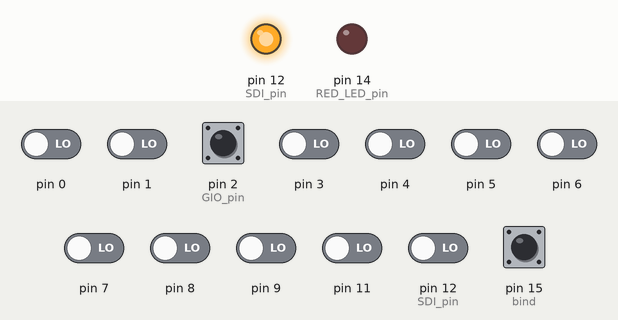
The sketch below on a simulated Arduino Uno, built for the host (arithmetic inside an expression is 32-bit, double 64-bit). Shown: output pins drawn as LEDs (lit = HIGH). The test bench sets the inputs (shaded band); at power-on: pin 15 (bind) HIGH, pin 0, pin 1, pin 2 (GIO_pin), pin 3–9, pin 11, pin 12 (SDI_pin) LOW. EEPROM starts erased; pins used as bus, display or sensor lines are not drawn; what the sketch prints to the serial monitor is not drawn.

Above: at 2.2 s.
2.3 s: pin 2 (GIO_pin) driven HIGH
At 3.4 s:
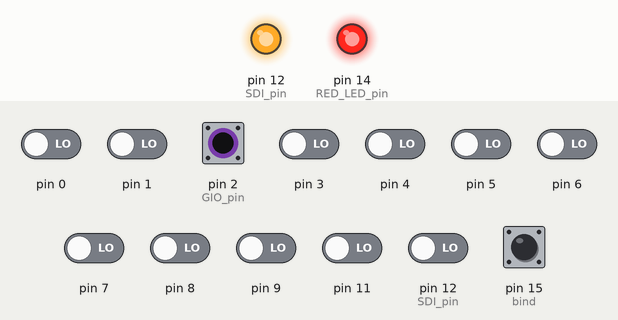
3.9 s: pin 2 (GIO_pin) driven LOW
At 4.1 s:
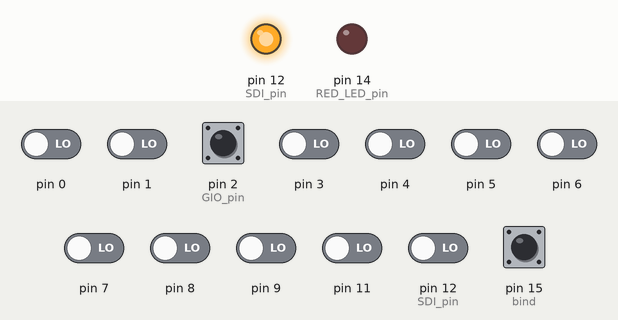
6.9 s: pin 12 (SDI_pin) driven HIGH
At 8.4 s:
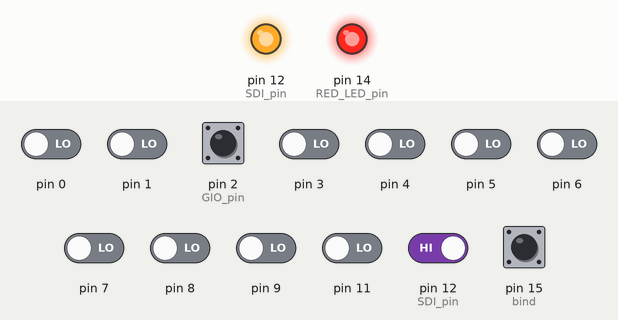
8.7 s: pin 12 (SDI_pin) driven LOW
At 9.1 s:
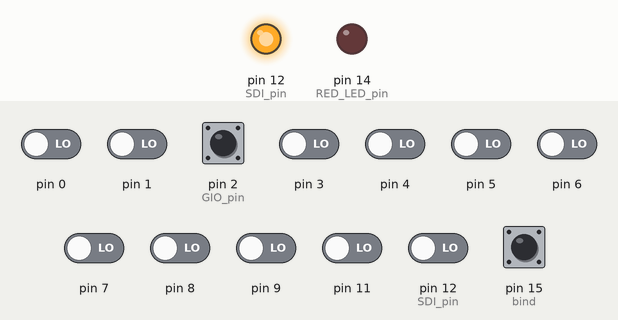
11.7 s: pin 2 (GIO_pin) pulsed HIGH 5 times (0.12 s each, 0.3 s apart)
Timing chart, 0 to 13.8 s (numbered marks = the images above; inputs shaded):
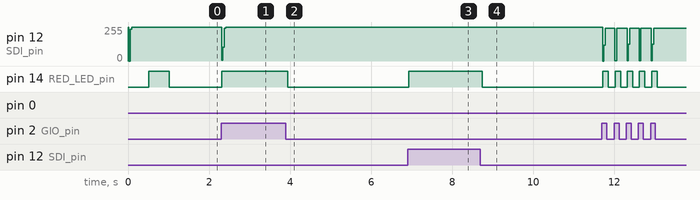

Measured:
- after the input at 2.3 s, pin 12 (SDI_pin): 255/255 → 6/255 after 0.02 s instead of 1.6 s; pin 14 (RED_LED_pin): LOW → HIGH at once
- after the input at 3.9 s, pin 14 (RED_LED_pin): HIGH → LOW at once
- after the input at 6.9 s, pin 12 (SDI_pin): stays 255/255 (without the input it goes to 3/255 after 1.8 s); pin 14 (RED_LED_pin): LOW → HIGH at once
- after the input at 8.7 s, pin 12 (SDI_pin): stays 255/255 (without the input it goes to 0/255 after 2.7 s); pin 14 (RED_LED_pin): HIGH → LOW at once

The sketch:

A7105-SBUS_HK-TR6A.ino
```cpp
#define SERIAL_BAUD_RATE 115200  //115.200 baud serial port speed
#define SBUS_BAUD_RATE 100000    //100.000 baud serial port speed
//Pins configuration
#define GIO_pin 2    //GIO-D2
#define SDI_pin 12   //SDIO-B4
#define SCLK_pin 13  //SCK-B5
#define CS_pin 10    //CS-B2
//#############################
#define bind 15  //bind plug
//##############################
#define CS_on PORTB |= 0x04    //B2
#define CS_off PORTB &= 0xFB   //B2
#define SCK_on PORTB |= 0x20   //B5
#define SCK_off PORTB &= 0xDF  //B5
#define SDI_on PORTB |= 0x10   //B4
#define SDI_off PORTB &= 0xEF  //B4
#define GIO_on PORTD |= 0x04   //D2
//#####################################
#define GIO_1 (PIND & 0x04) == 0x04  //D2 input
#define GIO_0 (PIND & 0x04) == 0x00  //D2
#define SDI_1 (PINB & 0x10) == 0x10  //B4
#define SDI_0 (PINB & 0x10) == 0x00  //B4
//############################################
#define RED_LED_pin 14
#define Red_LED_ON PORTC &= ~_BV(0);
#define Red_LED_OFF PORTC |= _BV(0);
#define NOP() __asm__ __volatile__("nop")
//#######################################
#define RC_CHANNEL_MIN 1155   // Servo rx minimum position
#define RC_CHANNEL_MAX 1929  // Servo rx maximum position
#define SBUS_MIN_VALUE 173   //
#define SBUS_MAX_VALUE 1811  //
#define SBUS_UPDATE_RATE 14  //ms NORM SPEED:14   HIGH SPEED:7
//#######################################

#include <EEPROM.h>
#include "A7105.h"
#include <avr/wdt.h>

//#define DEBUG
#define FAILSAFE
//////////////////////CONFIGURATION///////////////////////////////
#define chanel_number 6  //set the number of chanels
//////////////////////////////////////////////////////////////////

static const uint8_t A7105_regs[] = {
  0xff, 0x42, 0x00, 0x14, 0x00, 0xff, 0xff, 0x00,
  0x00, 0x00, 0x00, 0x01, 0x21, 0x05, 0x00, 0x50,
  0x9e, 0x4b, 0x00, 0x02, 0x16, 0x2b, 0x12, 0x00,
  0x62, 0x80, 0x80, 0x00, 0x0a, 0x32, 0xc3, 0x0f,
  0x13, 0xc3, 0x00, 0xff, 0x00, 0x00, 0x3b, 0x00,
  0x17, 0x47, 0x80, 0x03, 0x01, 0x45, 0x18, 0x00,
  0x01, 0x0f, 0xff
};  //51 reg 0x00...0x32

static const uint8_t tx_channels[16][16] = {
  { 0x0a, 0x5a, 0x14, 0x64, 0x1e, 0x6e, 0x28, 0x78, 0x32, 0x82, 0x3c, 0x8c, 0x46, 0x96, 0x50, 0xa0 },
  { 0xa0, 0x50, 0x96, 0x46, 0x8c, 0x3c, 0x82, 0x32, 0x78, 0x28, 0x6e, 0x1e, 0x64, 0x14, 0x5a, 0x0a },
  { 0x0a, 0x5a, 0x50, 0xa0, 0x14, 0x64, 0x46, 0x96, 0x1e, 0x6e, 0x3c, 0x8c, 0x28, 0x78, 0x32, 0x82 },
  { 0x82, 0x32, 0x78, 0x28, 0x8c, 0x3c, 0x6e, 0x1e, 0x96, 0x46, 0x64, 0x14, 0xa0, 0x50, 0x5a, 0x0a },
  { 0x28, 0x78, 0x0a, 0x5a, 0x50, 0xa0, 0x14, 0x64, 0x1e, 0x6e, 0x3c, 0x8c, 0x32, 0x82, 0x46, 0x96 },
  { 0x96, 0x46, 0x82, 0x32, 0x8c, 0x3c, 0x6e, 0x1e, 0x64, 0x14, 0xa0, 0x50, 0x5a, 0x0a, 0x78, 0x28 },
  { 0x50, 0xa0, 0x28, 0x78, 0x0a, 0x5a, 0x1e, 0x6e, 0x3c, 0x8c, 0x32, 0x82, 0x46, 0x96, 0x14, 0x64 },
  { 0x64, 0x14, 0x96, 0x46, 0x82, 0x32, 0x8c, 0x3c, 0x6e, 0x1e, 0x5a, 0x0a, 0x78, 0x28, 0xa0, 0x50 },
  { 0x50, 0xa0, 0x46, 0x96, 0x3c, 0x8c, 0x28, 0x78, 0x0a, 0x5a, 0x32, 0x82, 0x1e, 0x6e, 0x14, 0x64 },
  { 0x64, 0x14, 0x6e, 0x1e, 0x82, 0x32, 0x5a, 0x0a, 0x78, 0x28, 0x8c, 0x3c, 0x96, 0x46, 0xa0, 0x50 },
  { 0x46, 0x96, 0x3c, 0x8c, 0x50, 0xa0, 0x28, 0x78, 0x0a, 0x5a, 0x1e, 0x6e, 0x32, 0x82, 0x14, 0x64 },
  { 0x64, 0x14, 0x82, 0x32, 0x6e, 0x1e, 0x5a, 0x0a, 0x78, 0x28, 0xa0, 0x50, 0x8c, 0x3c, 0x96, 0x46 },
  { 0x46, 0x96, 0x0a, 0x5a, 0x3c, 0x8c, 0x14, 0x64, 0x50, 0xa0, 0x28, 0x78, 0x1e, 0x6e, 0x32, 0x82 },
  { 0x82, 0x32, 0x6e, 0x1e, 0x78, 0x28, 0xa0, 0x50, 0x64, 0x14, 0x8c, 0x3c, 0x5a, 0x0a, 0x96, 0x46 },
  { 0x46, 0x96, 0x0a, 0x5a, 0x50, 0xa0, 0x3c, 0x8c, 0x28, 0x78, 0x1e, 0x6e, 0x32, 0x82, 0x14, 0x64 },
  { 0x64, 0x14, 0x82, 0x32, 0x6e, 0x1e, 0x78, 0x28, 0x8c, 0x3c, 0xa0, 0x50, 0x5a, 0x0a, 0x96, 0x46 },
};

uint8_t rfChannelMap[16];

//########## Variables #################
static uint16_t word_temp;
static uint8_t aid[4];
static uint8_t packet[21];
static byte jumper = 0;
static uint16_t failsafeCnt = 0;
static uint16_t nopacket = 0;
static uint16_t rssi;

static uint32_t sbusTime = 0;
static uint8_t sbusPacket[25];
bool isFailsafe;

void setup() {

  pinMode(bind, INPUT_PULLUP);  //pull up
  pinMode(RED_LED_pin, OUTPUT);
  //RF module pins
  pinMode(GIO_pin, INPUT);    //GIO 1
  pinMode(SDI_pin, OUTPUT);   //SDI   SDIO
  pinMode(SCLK_pin, OUTPUT);  //SCLK SCK
  pinMode(CS_pin, OUTPUT);    //CS output

  CS_on;    //start CS high
  SDI_on;   //start SDIO high
  SCK_off;  //start sck low

#if defined(DEBUG)
  Serial.begin(SERIAL_BAUD_RATE);  //for debug
#else
  Serial.begin(SBUS_BAUD_RATE, SERIAL_8E2);  //for SBUS
#endif

  //START A7105 init

  uint8_t i;
  delay(10);                               //wait 10ms for A7105 wakeup
  _spi_write_adress(A7105_00_MODE, 0x00);  //reset A7105
  A7105_WriteID(0x5475c52A);               //A7105 id

#if defined(DEBUG)
  A7105_ReadID();
  Serial.print(aid[0], HEX);
  Serial.print(aid[1], HEX);
  Serial.print(aid[2], HEX);
  Serial.println(aid[3], HEX);
#endif

  for (i = 0; i < 0x33; i++) {
    if (A7105_regs[i] != 0xff)
      _spi_write_adress(i, A7105_regs[i]);
  }
  //
  _spi_strobe(A7105_STANDBY);  //stand-by
  _spi_write_adress(A7105_02_CALC, 0x01);
  while (_spi_read_adress(A7105_02_CALC)) {
  }
  _spi_read_adress(A7105_22_IF_CALIB_I);
  _spi_write_adress(A7105_24_VCO_CURCAL, 0x13);
  _spi_write_adress(A7105_25_VCO_SBCAL_I, 0x09);
  _spi_strobe(A7105_STANDBY);  //stand-by

  //END A7105 init

  jumper = bind_jumper();

  while (1) {
    Red_LED_ON;
    delay(500);
    Red_LED_OFF;
    delay(500);
    if (jumper == 0) {
      for (int i = 0; i < 16; i++) {
        rfChannelMap[i] = EEPROM.read(i);
      }
      break;
    } else {
      bind_Flysky();
      Red_LED_ON;
      while (1)
        ;
    }
  }
  wdt_enable(WDTO_250MS);  //Enable watchdog
}

//############ MAIN LOOP ##############
void loop() {

  if ((millis() - sbusTime) > SBUS_UPDATE_RATE) {
    // Serial.write(millis() - sbusTime);  //Отладка
    sbusTime = millis();
    sbusPreparePacket(false, false, false, isFailsafe);

    // Reset Watchdog Timer
    wdt_reset();

#if defined(DEBUG)
#else
    Serial.write(sbusPacket, 25);
#endif
  }

  if (nopacket > 32) {
    if (nopacket >= 61) {
      nopacket = 32;
      next_chan();
    }
  } else {
    next_chan();
  }

  unsigned long pause = micros();
  while (1) {

#if defined(FAILSAFE)
    if (failsafeCnt > 700) {  //fs delay 1575ms
      failsafeCnt = 0;
      isFailsafe = true;

#if defined(DEBUG)
      Serial.println("failsafe!");
#endif
    }
#endif

    if ((micros() - pause) > 1419) {
      Red_LED_OFF;
      failsafeCnt++;
      nopacket++;
      break;
    }
    if (GIO_1) {
      continue;
    }
    if ((_spi_read_adress(A7105_00_MODE) & (A7105_MODE_CRCF | A7105_MODE_TRER)) != 0) {
      continue;
    }
    Read_Packet();
    rssi += map(_spi_read_adress(A7105_1D_RSSI_THOLD), 100, 10, RC_CHANNEL_MIN, RC_CHANNEL_MAX);
    rssi >>= 1;
    Red_LED_ON;
    failsafeCnt = 0;
    nopacket = 0;
    isFailsafe = false;
    break;
  }
}

//BIND_TX
void bind_Flysky() {
  static byte counter1 = 255;
  _spi_strobe(A7105_STANDBY);
  _spi_strobe(A7105_RST_RDPTR);
  _spi_write_adress(A7105_0F_CHANNEL, 0x00);  //binding listen on channel 0
  _spi_strobe(A7105_RX);
  while (counter1) {  //
    delay(10);        //wait 10ms
    if (bitRead(counter1, 3) == 1) {
      Red_LED_ON;
    }
    if (bitRead(counter1, 3) == 0) {
      Red_LED_OFF;
    }
    if (GIO_0) {
      if ((_spi_read_adress(A7105_00_MODE) & (A7105_MODE_CRCF | A7105_MODE_TRER)) == 0) {  //test CRCF&TRER bits
        Read_Packet();
        if (packet[0] == 0xaa) {
          uint32_t channelRow = packet[1] & 0x0F;
          uint32_t channelOffset = ((packet[1] & 0xF0) >> 4) + 1;
          if (channelOffset > 9) {
            channelOffset = 9;
          }
          for (unsigned i = 0; i < 16; i++) {
            rfChannelMap[i] = tx_channels[channelRow][i] - channelOffset;
          }
          for (int i = 0; i < 16; i++) {
            EEPROM.write(i, rfChannelMap[i]);
          }
        }
        break;
      } else {
        _spi_strobe(A7105_STANDBY);
        _spi_strobe(A7105_RST_RDPTR);
        _spi_write_adress(A7105_0F_PLL_I, 0x00);  //binding listen on channel 0
        _spi_strobe(A7105_RX);                    //try again
        continue;
      }
    } else {
      --counter1;
      if (counter1 == 0) {
        counter1 = 255;
      }
    }
  }
}

//bind jumper
unsigned char bind_jumper(void) {
  if (digitalRead(bind) == LOW) {
    //delayMicroseconds(1);
    return 1;
  }
  return 0;
}

void next_chan() {
  static uint8_t channel = 0;
  channel = (channel + 1) & 0x0F;
  _spi_strobe(A7105_STANDBY);
  _spi_strobe(A7105_RST_RDPTR);
  _spi_write_adress(A7105_0F_CHANNEL, rfChannelMap[channel]);
  _spi_strobe(A7105_RX);
}

void sbusPreparePacket(bool digitalCH1, bool digitalCH2, bool isSignalLoss, bool isFailsafe) {

  memset(sbusPacket, 0x00, 25);  //Zero out packet data
  sbusPacket[0] = 0x0F;          //Header
  sbusPacket[24] = 0x00;         //Footer 0x00 for SBUS

  uint8_t SBUS_Current_Packet_Bit = 0;
  uint8_t SBUS_Packet_Position = 1;

  for (uint8_t SBUS_Current_Channel = 0; SBUS_Current_Channel < chanel_number + 1; SBUS_Current_Channel++) {

    uint16_t sbusval;
    if (isFailsafe) {
      if (SBUS_Current_Channel == chanel_number || SBUS_Current_Channel == 2) {
        sbusval = RC_CHANNEL_MIN;
      } else sbusval = 1543;
    } else {
      if (SBUS_Current_Channel != chanel_number) {
        sbusval = packet[6 + (2 * SBUS_Current_Channel)] << 8 | packet[5 + (2 * SBUS_Current_Channel)];
      } else {
        sbusval = rssi;
      }
      sbusval = min(sbusval, RC_CHANNEL_MAX);
      sbusval = max(sbusval, RC_CHANNEL_MIN);
    }

#if defined(DEBUG)
    static uint16_t min_sensVal = 1300;
    static uint16_t max_sensVal = 1700;
    if (SBUS_Current_Channel != chanel_number) {
      if (sbusval < 1300) min_sensVal = min(min_sensVal, sbusval);
      if (sbusval > 1700) max_sensVal = max(max_sensVal, sbusval);
    }
    Serial.print(" min:");
    Serial.print(min_sensVal);
    Serial.print(" max:");
    Serial.println(max_sensVal);
#endif

    sbusval = map(sbusval, RC_CHANNEL_MIN, RC_CHANNEL_MAX, SBUS_MIN_VALUE, SBUS_MAX_VALUE);

    for (uint8_t SBUS_Current_Channel_Bit = 0; SBUS_Current_Channel_Bit < 11; SBUS_Current_Channel_Bit++) {
      if (SBUS_Current_Packet_Bit > 7) {
        SBUS_Current_Packet_Bit = 0;  //If we just set bit 7 in a previous step, reset the packet bit to 0 and
        SBUS_Packet_Position++;       //Move to the next packet uint8_t
      }
      sbusPacket[SBUS_Packet_Position] |= (((sbusval >> SBUS_Current_Channel_Bit) & 0x1) << SBUS_Current_Packet_Bit);  //Downshift the channel data bit, then upshift it to set the packet data uint8_t
      SBUS_Current_Packet_Bit++;
    }
  }

  if (digitalCH1) sbusPacket[23] |= (1 << 0);
  if (digitalCH2) sbusPacket[23] |= (1 << 1);
  if (isSignalLoss) sbusPacket[23] |= (1 << 2);
  if (isFailsafe) sbusPacket[23] |= (1 << 3);
}
```

A7105.h
```cpp
#pragma once

/* A7105 states for strobe */
typedef enum {
  A7105_SLEEP = 0x80,
  A7105_IDLE = 0x90,
  A7105_STANDBY = 0xA0,
  A7105_PLL = 0xB0,
  A7105_RX = 0xC0,
  A7105_TX = 0xD0,
  A7105_RST_WRPTR = 0xE0,
  A7105_RST_RDPTR = 0xF0
} A7105State_t;

/* Register addresses */
typedef enum {
  A7105_00_MODE = 0x00,
  A7105_01_MODE_CONTROL = 0x01,
  A7105_02_CALC = 0x02,
  A7105_03_FIFOI = 0x03,
  A7105_04_FIFOII = 0x04,
  A7105_05_FIFO_DATA = 0x05,
  A7105_06_ID_DATA = 0x06,
  A7105_07_RC_OSC_I = 0x07,
  A7105_08_RC_OSC_II = 0x08,
  A7105_09_RC_OSC_III = 0x09,
  A7105_0A_CK0_PIN = 0x0A,
  A7105_0B_GPIO1_PIN_I = 0x0B,
  A7105_0C_GPIO2_PIN_II = 0x0C,
  A7105_0D_CLOCK = 0x0D,
  A7105_0E_DATA_RATE = 0x0E,
  A7105_0F_PLL_I = 0x0F,
  A7105_0F_CHANNEL = 0x0F,
  A7105_10_PLL_II = 0x10,
  A7105_11_PLL_III = 0x11,
  A7105_12_PLL_IV = 0x12,
  A7105_13_PLL_V = 0x13,
  A7105_14_TX_I = 0x14,
  A7105_15_TX_II = 0x15,
  A7105_16_DELAY_I = 0x16,
  A7105_17_DELAY_II = 0x17,
  A7105_18_RX = 0x18,
  A7105_19_RX_GAIN_I = 0x19,
  A7105_1A_RX_GAIN_II = 0x1A,
  A7105_1B_RX_GAIN_III = 0x1B,
  A7105_1C_RX_GAIN_IV = 0x1C,
  A7105_1D_RSSI_THOLD = 0x1D,
  A7105_1E_ADC = 0x1E,
  A7105_1F_CODE_I = 0x1F,
  A7105_20_CODE_II = 0x20,
  A7105_21_CODE_III = 0x21,
  A7105_22_IF_CALIB_I = 0x22,
  A7105_23_IF_CALIB_II = 0x23,
  A7105_24_VCO_CURCAL = 0x24,
  A7105_25_VCO_SBCAL_I = 0x25,
  A7105_26_VCO_SBCAL_II = 0x26,
  A7105_27_BATTERY_DET = 0x27,
  A7105_28_TX_TEST = 0x28,
  A7105_29_RX_DEM_TEST_I = 0x29,
  A7105_2A_RX_DEM_TEST_II = 0x2A,
  A7105_2B_CPC = 0x2B,
  A7105_2C_XTAL_TEST = 0x2C,
  A7105_2D_PLL_TEST = 0x2D,
  A7105_2E_VCO_TEST_I = 0x2E,
  A7105_2F_VCO_TEST_II = 0x2F,
  A7105_30_IFAT = 0x30,
  A7105_31_RSCALE = 0x31,
  A7105_32_FILTER_TEST = 0x32,
} A7105Reg_t;

/* Register: A7105_00_MODE */
#define A7105_MODE_FECF        0x40    // [0]: FEC pass. [1]: FEC error. (FECF is read only, it is updated internally while receiving every packet.)
#define A7105_MODE_CRCF        0x20    // [0]: CRC pass. [1]: CRC error. (CRCF is read only, it is updated internally while receiving every packet.)
#define A7105_MODE_CER         0x10    // [0]: RF chip is disabled. [1]: RF chip is enabled.
#define A7105_MODE_XER         0x08    // [0]: Crystal oscillator is disabled. [1]: Crystal oscillator is enabled.
#define A7105_MODE_PLLER       0x04    // [0]: PLL is disabled. [1]: PLL is enabled.
#define A7105_MODE_TRSR        0x02    // [0]: RX state. [1]: TX state. Serviceable if TRER=1 (TRX is enable).
#define A7105_MODE_TRER        0x01    // [0]: TRX is disabled. [1]: TRX is enabled.
```

A7105_spi.ino
```cpp
//-------------------------------
//-------------------------------
//A7105 SPI routines
//-------------------------------
//-------------------------------
void A7105_WriteID(uint32_t ida) {
  CS_off;
  _spi_write(A7105_06_ID_DATA);
  _spi_write((ida >> 24) & 0xff);
  _spi_write((ida >> 16) & 0xff);
  _spi_write((ida >> 8) & 0xff);
  _spi_write((ida >> 0) & 0xff);
  CS_on;
}
void A7105_ReadID() {
  uint8_t i;
  CS_off;
  _spi_write(0x46);
  for (i = 0; i < 4; i++) {
    aid[i] = _spi_read();
  }
  CS_on;
}
//----------------------
void Read_Packet() {
  CS_off;
  _spi_write(0x45);
  for (uint8_t i = 0; i < 21; i++) {
    packet[i] = _spi_read();
  }
  CS_on;
}
//---------------------------------
//--------------------------------------
void _spi_write(uint8_t command) {
  uint8_t n = 8;
  SCK_off;//SCK starts low
  SDI_off;
  while (n--) {
    if (command & 0x80)
      SDI_on;
    else
      SDI_off;
    SCK_on;
    NOP();
    SCK_off;
    command = command << 1;
  }
  SDI_on;
}
void _spi_write_adress(uint8_t address, uint8_t data) {
  CS_off;
  _spi_write(address);
  NOP();
  _spi_write(data);
  CS_on;
}
//-----------------------------------------
uint8_t _spi_read(void) {
  uint8_t result;
  uint8_t i;
  result = 0;
  pinMode(SDI_pin, INPUT); //make SDIO pin input
  //SDI_on;
  for (i = 0; i < 8; i++) {
    if (SDI_1) //if SDIO ==1
      result = (result << 1) | 0x01;
    else
      result = result << 1;
    SCK_on;
    NOP();
    SCK_off;
    NOP();
  }
  pinMode(SDI_pin, OUTPUT); //make SDIO pin output again
  return result;
}
//--------------------------------------------
uint8_t _spi_read_adress(uint8_t address) {
  uint8_t result;
  CS_off;
  address |= 0x40;
  _spi_write(address);
  result = _spi_read();
  CS_on;
  return (result);
}
//------------------------
void _spi_strobe(uint8_t address) {
  CS_off;
  _spi_write(address);
  CS_on;
}
//------------------------
```
